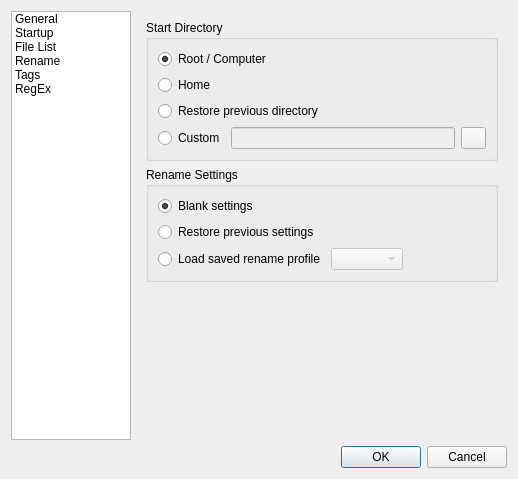
<?xml version="1.0" encoding="UTF-8"?>
<ui version="4.0">
 <class>UIPreferences</class>
 <widget class="QDialog" name="UIPreferences">
  <property name="geometry">
   <rect>
    <x>0</x>
    <y>0</y>
    <width>496</width>
    <height>474</height>
   </rect>
  </property>
  <property name="windowTitle">
   <string>Preferences</string>
  </property>
  <layout class="QVBoxLayout" name="verticalLayout_8">
   <item>
    <layout class="QHBoxLayout" name="m_pqhblPreferences" stretch="0,0">
     <item>
      <widget class="QListWidget" name="m_pqlwPageList">
       <property name="sizePolicy">
        <sizepolicy hsizetype="Fixed" vsizetype="Expanding">
         <horstretch>0</horstretch>
         <verstretch>0</verstretch>
        </sizepolicy>
       </property>
       <property name="minimumSize">
        <size>
         <width>0</width>
         <height>0</height>
        </size>
       </property>
       <property name="maximumSize">
        <size>
         <width>120</width>
         <height>16777215</height>
        </size>
       </property>
       <item>
        <property name="text">
         <string>General</string>
        </property>
       </item>
       <item>
        <property name="text">
         <string>Startup</string>
        </property>
       </item>
       <item>
        <property name="text">
         <string>File List</string>
        </property>
       </item>
       <item>
        <property name="text">
         <string>Rename</string>
        </property>
       </item>
       <item>
        <property name="text">
         <string>Tags</string>
        </property>
       </item>
       <item>
        <property name="text">
         <string>RegEx</string>
        </property>
       </item>
      </widget>
     </item>
     <item>
      <widget class="QStackedWidget" name="m_pqswPageStack">
       <property name="sizePolicy">
        <sizepolicy hsizetype="Expanding" vsizetype="Preferred">
         <horstretch>0</horstretch>
         <verstretch>0</verstretch>
        </sizepolicy>
       </property>
       <property name="currentIndex">
        <number>0</number>
       </property>
       <widget class="QWidget" name="page_1">
        <layout class="QVBoxLayout" name="verticalLayout_7">
         <item>
          <widget class="QGroupBox" name="groupBox_2">
           <property name="sizePolicy">
            <sizepolicy hsizetype="Expanding" vsizetype="Fixed">
             <horstretch>0</horstretch>
             <verstretch>0</verstretch>
            </sizepolicy>
           </property>
           <property name="maximumSize">
            <size>
             <width>16777215</width>
             <height>16777215</height>
            </size>
           </property>
           <property name="title">
            <string>Start Directory</string>
           </property>
           <layout class="QVBoxLayout" name="verticalLayout_2">
            <item>
             <widget class="QRadioButton" name="m_pqrbStartDirectoryRoot">
              <property name="text">
               <string>Root / Computer</string>
              </property>
              <property name="checked">
               <bool>true</bool>
              </property>
             </widget>
            </item>
            <item>
             <widget class="QRadioButton" name="m_pqrbStartDirectoryHome">
              <property name="text">
               <string>Home</string>
              </property>
             </widget>
            </item>
            <item>
             <widget class="QRadioButton" name="m_pqrbStartDirectoryRestore">
              <property name="text">
               <string>Restore previous directory</string>
              </property>
             </widget>
            </item>
            <item>
             <layout class="QHBoxLayout" name="m_pqhblStartDirCustom">
              <item>
               <widget class="QRadioButton" name="m_pqrbStartDirectoryCustom">
                <property name="text">
                 <string>Custom</string>
                </property>
               </widget>
              </item>
              <item>
               <widget class="QLineEdit" name="m_pqleStartDirectory">
                <property name="enabled">
                 <bool>false</bool>
                </property>
               </widget>
              </item>
              <item>
               <widget class="QPushButton" name="m_pqpbStartDirectorySelect">
                <property name="maximumSize">
                 <size>
                  <width>25</width>
                  <height>16777215</height>
                 </size>
                </property>
                <property name="text">
                 <string/>
                </property>
               </widget>
              </item>
             </layout>
            </item>
           </layout>
          </widget>
         </item>
         <item>
          <widget class="QGroupBox" name="groupBox_3">
           <property name="title">
            <string>Rename Settings</string>
           </property>
           <layout class="QVBoxLayout" name="verticalLayout_9">
            <item>
             <widget class="QRadioButton" name="m_pqrbStartSettingsBlank">
              <property name="text">
               <string>Blank settings</string>
              </property>
              <property name="checked">
               <bool>true</bool>
              </property>
             </widget>
            </item>
            <item>
             <widget class="QRadioButton" name="m_pqrbStartSettingsRestoreLast">
              <property name="text">
               <string>Restore previous settings</string>
              </property>
             </widget>
            </item>
            <item>
             <layout class="QHBoxLayout" name="horizontalLayout_3">
              <item>
               <widget class="QRadioButton" name="m_pqrbStartSettingsLoadProfile">
                <property name="text">
                 <string>Load saved rename profile</string>
                </property>
               </widget>
              </item>
              <item>
               <widget class="QComboBox" name="m_pqcobStartSettingsProfileSelector">
                <property name="enabled">
                 <bool>false</bool>
                </property>
               </widget>
              </item>
              <item>
               <spacer name="horizontalSpacer_5">
                <property name="orientation">
                 <enum>Qt::Horizontal</enum>
                </property>
                <property name="sizeHint" stdset="0">
                 <size>
                  <width>40</width>
                  <height>20</height>
                 </size>
                </property>
               </spacer>
              </item>
             </layout>
            </item>
           </layout>
          </widget>
         </item>
         <item>
          <spacer name="verticalSpacer_3">
           <property name="orientation">
            <enum>Qt::Vertical</enum>
           </property>
           <property name="sizeHint" stdset="0">
            <size>
             <width>20</width>
             <height>40</height>
            </size>
           </property>
          </spacer>
         </item>
        </layout>
       </widget>
       <widget class="QWidget" name="page_2">
        <layout class="QVBoxLayout" name="verticalLayout_4">
         <item>
          <widget class="QCheckBox" name="m_pqcbShowSideBar">
           <property name="text">
            <string>Show side-bar (Contains buttons for re-ordering files)</string>
           </property>
          </widget>
         </item>
         <item>
          <widget class="QCheckBox" name="m_pqcbAutoRefreshEnabled">
           <property name="enabled">
            <bool>true</bool>
           </property>
           <property name="text">
            <string>Auto-refresh directory listing when contents change</string>
           </property>
           <property name="checked">
            <bool>false</bool>
           </property>
          </widget>
         </item>
         <item>
          <widget class="QCheckBox" name="m_pqcbSaveSortOrder">
           <property name="text">
            <string>Save sort order between sessions</string>
           </property>
          </widget>
         </item>
         <item>
          <widget class="QCheckBox" name="m_pqcbOpenFileWhenDblClicked">
           <property name="toolTip">
            <string>Rename operations can fail if the file is open in another application.</string>
           </property>
           <property name="text">
            <string>Open file when double-clicked (rename can fail if file is open)</string>
           </property>
          </widget>
         </item>
         <item>
          <layout class="QHBoxLayout" name="horizontalLayout_2">
           <item>
            <layout class="QVBoxLayout" name="verticalLayout_3">
             <item>
              <widget class="QCheckBox" name="m_pqcbNameChangeColourText">
               <property name="text">
                <string>Colour text of rows whose name will change with colour</string>
               </property>
              </widget>
             </item>
             <item>
              <widget class="QCheckBox" name="m_pqcbNameChangeHighlightRow">
               <property name="text">
                <string>Highlight rows whose name will change with colour</string>
               </property>
              </widget>
             </item>
            </layout>
           </item>
           <item>
            <layout class="QVBoxLayout" name="verticalLayout">
             <item>
              <widget class="QPushButton" name="m_pqpbNameChangeTextColour">
               <property name="maximumSize">
                <size>
                 <width>25</width>
                 <height>16777215</height>
                </size>
               </property>
               <property name="text">
                <string/>
               </property>
              </widget>
             </item>
             <item>
              <widget class="QPushButton" name="m_pqpbNameChangeHighlightColour">
               <property name="maximumSize">
                <size>
                 <width>25</width>
                 <height>16777215</height>
                </size>
               </property>
               <property name="text">
                <string/>
               </property>
              </widget>
             </item>
            </layout>
           </item>
           <item>
            <spacer name="horizontalSpacer_3">
             <property name="orientation">
              <enum>Qt::Horizontal</enum>
             </property>
             <property name="sizeHint" stdset="0">
              <size>
               <width>40</width>
               <height>20</height>
              </size>
             </property>
            </spacer>
           </item>
          </layout>
         </item>
         <item>
          <layout class="QHBoxLayout" name="horizontalLayout">
           <item>
            <widget class="QCheckBox" name="m_pqcbUseCustomLineSpacing">
             <property name="text">
              <string>Use line spacing of</string>
             </property>
            </widget>
           </item>
           <item>
            <widget class="QLineEdit" name="m_pqleCustomLineSpacingPxl">
             <property name="enabled">
              <bool>false</bool>
             </property>
             <property name="maximumSize">
              <size>
               <width>40</width>
               <height>16777215</height>
              </size>
             </property>
            </widget>
           </item>
           <item>
            <widget class="QLabel" name="label_5">
             <property name="text">
              <string>pixels</string>
             </property>
            </widget>
           </item>
           <item>
            <spacer name="horizontalSpacer">
             <property name="orientation">
              <enum>Qt::Horizontal</enum>
             </property>
             <property name="sizeHint" stdset="0">
              <size>
               <width>40</width>
               <height>20</height>
              </size>
             </property>
            </spacer>
           </item>
          </layout>
         </item>
         <item>
          <layout class="QHBoxLayout" name="horizontalLayout_4">
           <item>
            <widget class="QCheckBox" name="m_pqcbUseAlternativeFont">
             <property name="text">
              <string>Use alternative font</string>
             </property>
            </widget>
           </item>
           <item>
            <widget class="QPushButton" name="m_pqpbFontSelectButton">
             <property name="enabled">
              <bool>false</bool>
             </property>
             <property name="text">
              <string/>
             </property>
            </widget>
           </item>
           <item>
            <spacer name="horizontalSpacer_2">
             <property name="orientation">
              <enum>Qt::Horizontal</enum>
             </property>
             <property name="sizeHint" stdset="0">
              <size>
               <width>40</width>
               <height>20</height>
              </size>
             </property>
            </spacer>
           </item>
          </layout>
         </item>
         <item>
          <spacer name="verticalSpacer_2">
           <property name="orientation">
            <enum>Qt::Vertical</enum>
           </property>
           <property name="sizeHint" stdset="0">
            <size>
             <width>20</width>
             <height>40</height>
            </size>
           </property>
          </spacer>
         </item>
        </layout>
       </widget>
       <widget class="QWidget" name="page_3">
        <layout class="QVBoxLayout" name="verticalLayout_5">
         <item>
          <widget class="QCheckBox" name="m_pqcbShowConfirmBeforeRename">
           <property name="enabled">
            <bool>true</bool>
           </property>
           <property name="text">
            <string>Show confirmation message before rename</string>
           </property>
           <property name="checked">
            <bool>false</bool>
           </property>
          </widget>
         </item>
         <item>
          <widget class="QCheckBox" name="m_pqcbDeactivateSettingsAfterRename">
           <property name="enabled">
            <bool>true</bool>
           </property>
           <property name="text">
            <string>Deactivate rename settings after rename</string>
           </property>
           <property name="checked">
            <bool>false</bool>
           </property>
          </widget>
         </item>
         <item>
          <widget class="QCheckBox" name="m_pqcbReSortFileListAfterRename">
           <property name="text">
            <string>Re-sort file list after rename</string>
           </property>
          </widget>
         </item>
         <item>
          <widget class="QCheckBox" name="m_pqcbSaveActiveTabWithRename">
           <property name="text">
            <string>Save and restore active tab with saved renames</string>
           </property>
          </widget>
         </item>
         <item>
          <widget class="QCheckBox" name="m_pqcbSaveCaseSensitivityWithRename">
           <property name="text">
            <string>Save and restore case sensitivity with saved renames</string>
           </property>
          </widget>
         </item>
         <item>
          <spacer name="m_pqsiInvCharTableSpacer">
           <property name="orientation">
            <enum>Qt::Vertical</enum>
           </property>
           <property name="sizeType">
            <enum>QSizePolicy::Fixed</enum>
           </property>
           <property name="sizeHint" stdset="0">
            <size>
             <width>20</width>
             <height>20</height>
            </size>
           </property>
          </spacer>
         </item>
         <item>
          <widget class="QGroupBox" name="groupBox">
           <property name="title">
            <string>Enter a character or string to replace invalid characters</string>
           </property>
           <layout class="QVBoxLayout" name="verticalLayout_6">
            <item>
             <widget class="QTableWidget" name="m_pqtwInvalidCharacterTable">
              <property name="sizePolicy">
               <sizepolicy hsizetype="Expanding" vsizetype="Fixed">
                <horstretch>0</horstretch>
                <verstretch>0</verstretch>
               </sizepolicy>
              </property>
              <property name="sizeAdjustPolicy">
               <enum>QAbstractScrollArea::AdjustIgnored</enum>
              </property>
              <property name="wordWrap">
               <bool>false</bool>
              </property>
              <attribute name="horizontalHeaderVisible">
               <bool>false</bool>
              </attribute>
              <attribute name="horizontalHeaderMinimumSectionSize">
               <number>0</number>
              </attribute>
              <attribute name="horizontalHeaderHighlightSections">
               <bool>false</bool>
              </attribute>
              <attribute name="verticalHeaderVisible">
               <bool>false</bool>
              </attribute>
              <attribute name="verticalHeaderCascadingSectionResizes">
               <bool>false</bool>
              </attribute>
              <attribute name="verticalHeaderMinimumSectionSize">
               <number>0</number>
              </attribute>
              <attribute name="verticalHeaderHighlightSections">
               <bool>false</bool>
              </attribute>
              <attribute name="verticalHeaderStretchLastSection">
               <bool>false</bool>
              </attribute>
              <column>
               <property name="text">
                <string>Invalid Character</string>
               </property>
               <property name="textAlignment">
                <set>AlignCenter</set>
               </property>
              </column>
              <column>
               <property name="text">
                <string>Replacement</string>
               </property>
               <property name="textAlignment">
                <set>AlignCenter</set>
               </property>
              </column>
             </widget>
            </item>
            <item>
             <layout class="QHBoxLayout" name="m_pqhblCharSubButtonLayout">
              <item>
               <widget class="QLabel" name="m_pqlblInvalidCharTableExplanation">
                <property name="text">
                 <string>&lt;a href=&quot;https://www.inviska.com/rename/instructions/index.shtml#InvalidCharSub&quot;&gt;Explanation Here&lt;/a&gt;</string>
                </property>
                <property name="openExternalLinks">
                 <bool>true</bool>
                </property>
               </widget>
              </item>
              <item>
               <spacer name="horizontalSpacer_4">
                <property name="orientation">
                 <enum>Qt::Horizontal</enum>
                </property>
                <property name="sizeHint" stdset="0">
                 <size>
                  <width>40</width>
                  <height>20</height>
                 </size>
                </property>
               </spacer>
              </item>
              <item>
               <widget class="QPushButton" name="m_pqpbCharSubRestoreDefaults">
                <property name="sizePolicy">
                 <sizepolicy hsizetype="Fixed" vsizetype="Fixed">
                  <horstretch>0</horstretch>
                  <verstretch>0</verstretch>
                 </sizepolicy>
                </property>
                <property name="text">
                 <string>&amp;Restore Defaults</string>
                </property>
               </widget>
              </item>
              <item>
               <widget class="QPushButton" name="m_pqpbCharSubSetDefaultsWin">
                <property name="sizePolicy">
                 <sizepolicy hsizetype="Fixed" vsizetype="Fixed">
                  <horstretch>0</horstretch>
                  <verstretch>0</verstretch>
                 </sizepolicy>
                </property>
                <property name="text">
                 <string>&amp;Set Windows Defaults</string>
                </property>
               </widget>
              </item>
             </layout>
            </item>
           </layout>
          </widget>
         </item>
        </layout>
       </widget>
       <widget class="QWidget" name="page">
        <layout class="QVBoxLayout" name="verticalLayout_13">
         <item>
          <widget class="QCheckBox" name="m_pqcbTagsLoadAllExif">
           <property name="text">
            <string>Load all Exif tags (Not recommended unless needed)</string>
           </property>
          </widget>
         </item>
         <item>
          <spacer name="verticalSpacer_5">
           <property name="orientation">
            <enum>Qt::Vertical</enum>
           </property>
           <property name="sizeType">
            <enum>QSizePolicy::Fixed</enum>
           </property>
           <property name="sizeHint" stdset="0">
            <size>
             <width>20</width>
             <height>10</height>
            </size>
           </property>
          </spacer>
         </item>
         <item>
          <layout class="QHBoxLayout" name="horizontalLayout_7">
           <item>
            <widget class="QGroupBox" name="groupBox_4">
             <property name="sizePolicy">
              <sizepolicy hsizetype="Preferred" vsizetype="Preferred">
               <horstretch>0</horstretch>
               <verstretch>0</verstretch>
              </sizepolicy>
             </property>
             <property name="title">
              <string>Tag Separator Characters</string>
             </property>
             <layout class="QVBoxLayout" name="verticalLayout_12">
              <item>
               <layout class="QHBoxLayout" name="horizontalLayout_5">
                <item>
                 <layout class="QVBoxLayout" name="verticalLayout_11">
                  <item>
                   <widget class="QLabel" name="label_3">
                    <property name="text">
                     <string>Date separator</string>
                    </property>
                   </widget>
                  </item>
                  <item>
                   <widget class="QLabel" name="label">
                    <property name="text">
                     <string>Time separator</string>
                    </property>
                   </widget>
                  </item>
                  <item>
                   <widget class="QLabel" name="label_2">
                    <property name="text">
                     <string>Fraction character</string>
                    </property>
                   </widget>
                  </item>
                 </layout>
                </item>
                <item>
                 <layout class="QVBoxLayout" name="verticalLayout_10">
                  <property name="spacing">
                   <number>6</number>
                  </property>
                  <item>
                   <widget class="QLineEdit" name="m_pqleTagsSeparatorDate">
                    <property name="sizePolicy">
                     <sizepolicy hsizetype="Minimum" vsizetype="Fixed">
                      <horstretch>0</horstretch>
                      <verstretch>0</verstretch>
                     </sizepolicy>
                    </property>
                    <property name="maximumSize">
                     <size>
                      <width>30</width>
                      <height>16777215</height>
                     </size>
                    </property>
                    <property name="maxLength">
                     <number>1</number>
                    </property>
                    <property name="alignment">
                     <set>Qt::AlignCenter</set>
                    </property>
                   </widget>
                  </item>
                  <item>
                   <widget class="QLineEdit" name="m_pqleTagsSeparatorTime">
                    <property name="sizePolicy">
                     <sizepolicy hsizetype="Minimum" vsizetype="Fixed">
                      <horstretch>0</horstretch>
                      <verstretch>0</verstretch>
                     </sizepolicy>
                    </property>
                    <property name="maximumSize">
                     <size>
                      <width>30</width>
                      <height>16777215</height>
                     </size>
                    </property>
                    <property name="maxLength">
                     <number>1</number>
                    </property>
                    <property name="alignment">
                     <set>Qt::AlignCenter</set>
                    </property>
                   </widget>
                  </item>
                  <item>
                   <widget class="QLineEdit" name="m_pqleTagsSeparatorFraction">
                    <property name="sizePolicy">
                     <sizepolicy hsizetype="Minimum" vsizetype="Fixed">
                      <horstretch>0</horstretch>
                      <verstretch>0</verstretch>
                     </sizepolicy>
                    </property>
                    <property name="maximumSize">
                     <size>
                      <width>30</width>
                      <height>16777215</height>
                     </size>
                    </property>
                    <property name="maxLength">
                     <number>1</number>
                    </property>
                    <property name="alignment">
                     <set>Qt::AlignCenter</set>
                    </property>
                   </widget>
                  </item>
                 </layout>
                </item>
               </layout>
              </item>
              <item>
               <layout class="QHBoxLayout" name="horizontalLayout_6">
                <item>
                 <widget class="QPushButton" name="m_pqpbTagSeparatorsRestoreDefaults">
                  <property name="sizePolicy">
                   <sizepolicy hsizetype="Fixed" vsizetype="Fixed">
                    <horstretch>0</horstretch>
                    <verstretch>0</verstretch>
                   </sizepolicy>
                  </property>
                  <property name="text">
                   <string>Restore Defaults</string>
                  </property>
                 </widget>
                </item>
                <item>
                 <spacer name="horizontalSpacer_7">
                  <property name="orientation">
                   <enum>Qt::Horizontal</enum>
                  </property>
                  <property name="sizeHint" stdset="0">
                   <size>
                    <width>40</width>
                    <height>20</height>
                   </size>
                  </property>
                 </spacer>
                </item>
               </layout>
              </item>
             </layout>
            </widget>
           </item>
           <item>
            <spacer name="horizontalSpacer_8">
             <property name="orientation">
              <enum>Qt::Horizontal</enum>
             </property>
             <property name="sizeHint" stdset="0">
              <size>
               <width>40</width>
               <height>20</height>
              </size>
             </property>
            </spacer>
           </item>
          </layout>
         </item>
         <item>
          <spacer name="verticalSpacer_4">
           <property name="orientation">
            <enum>Qt::Vertical</enum>
           </property>
           <property name="sizeHint" stdset="0">
            <size>
             <width>20</width>
             <height>209</height>
            </size>
           </property>
          </spacer>
         </item>
        </layout>
       </widget>
       <widget class="QWidget" name="page_4">
        <layout class="QVBoxLayout" name="verticalLayout_14">
         <item>
          <widget class="QCheckBox" name="m_pqcbRegExName1">
           <property name="text">
            <string>Show RegEx Name 1 tab</string>
           </property>
          </widget>
         </item>
         <item>
          <widget class="QCheckBox" name="m_pqcbRegExName2">
           <property name="text">
            <string>Show RegEx Name 2 tab</string>
           </property>
          </widget>
         </item>
         <item>
          <widget class="QCheckBox" name="m_pqcbRegExName3">
           <property name="text">
            <string>Show RegEx Name 3 tab</string>
           </property>
          </widget>
         </item>
         <item>
          <widget class="QCheckBox" name="m_pqcbRegExExten">
           <property name="text">
            <string>Show RegEx Extension tab</string>
           </property>
          </widget>
         </item>
         <item>
          <spacer name="verticalSpacer_6">
           <property name="orientation">
            <enum>Qt::Vertical</enum>
           </property>
           <property name="sizeHint" stdset="0">
            <size>
             <width>20</width>
             <height>302</height>
            </size>
           </property>
          </spacer>
         </item>
        </layout>
       </widget>
      </widget>
     </item>
    </layout>
   </item>
   <item>
    <widget class="QDialogButtonBox" name="buttonBox">
     <property name="sizePolicy">
      <sizepolicy hsizetype="Expanding" vsizetype="Expanding">
       <horstretch>0</horstretch>
       <verstretch>0</verstretch>
      </sizepolicy>
     </property>
     <property name="orientation">
      <enum>Qt::Horizontal</enum>
     </property>
     <property name="standardButtons">
      <set>QDialogButtonBox::Cancel|QDialogButtonBox::Ok</set>
     </property>
    </widget>
   </item>
  </layout>
 </widget>
 <resources/>
 <connections>
  <connection>
   <sender>buttonBox</sender>
   <signal>accepted()</signal>
   <receiver>UIPreferences</receiver>
   <slot>accept()</slot>
   <hints>
    <hint type="sourcelabel">
     <x>336</x>
     <y>464</y>
    </hint>
    <hint type="destinationlabel">
     <x>157</x>
     <y>274</y>
    </hint>
   </hints>
  </connection>
  <connection>
   <sender>buttonBox</sender>
   <signal>rejected()</signal>
   <receiver>UIPreferences</receiver>
   <slot>reject()</slot>
   <hints>
    <hint type="sourcelabel">
     <x>404</x>
     <y>464</y>
    </hint>
    <hint type="destinationlabel">
     <x>286</x>
     <y>274</y>
    </hint>
   </hints>
  </connection>
  <connection>
   <sender>m_pqlwPageList</sender>
   <signal>currentRowChanged(int)</signal>
   <receiver>m_pqswPageStack</receiver>
   <slot>setCurrentIndex(int)</slot>
   <hints>
    <hint type="sourcelabel">
     <x>91</x>
     <y>74</y>
    </hint>
    <hint type="destinationlabel">
     <x>184</x>
     <y>14</y>
    </hint>
   </hints>
  </connection>
  <connection>
   <sender>m_pqcbUseCustomLineSpacing</sender>
   <signal>toggled(bool)</signal>
   <receiver>m_pqleCustomLineSpacingPxl</receiver>
   <slot>setEnabled(bool)</slot>
   <hints>
    <hint type="sourcelabel">
     <x>235</x>
     <y>39</y>
    </hint>
    <hint type="destinationlabel">
     <x>175</x>
     <y>39</y>
    </hint>
   </hints>
  </connection>
  <connection>
   <sender>m_pqcbUseCustomLineSpacing</sender>
   <signal>toggled(bool)</signal>
   <receiver>m_pqleCustomLineSpacingPxl</receiver>
   <slot>setFocus()</slot>
   <hints>
    <hint type="sourcelabel">
     <x>235</x>
     <y>39</y>
    </hint>
    <hint type="destinationlabel">
     <x>175</x>
     <y>39</y>
    </hint>
   </hints>
  </connection>
  <connection>
   <sender>m_pqcbUseAlternativeFont</sender>
   <signal>toggled(bool)</signal>
   <receiver>m_pqpbFontSelectButton</receiver>
   <slot>setEnabled(bool)</slot>
   <hints>
    <hint type="sourcelabel">
     <x>235</x>
     <y>39</y>
    </hint>
    <hint type="destinationlabel">
     <x>235</x>
     <y>39</y>
    </hint>
   </hints>
  </connection>
  <connection>
   <sender>m_pqrbStartDirectoryCustom</sender>
   <signal>toggled(bool)</signal>
   <receiver>m_pqleStartDirectory</receiver>
   <slot>setEnabled(bool)</slot>
   <hints>
    <hint type="sourcelabel">
     <x>192</x>
     <y>124</y>
    </hint>
    <hint type="destinationlabel">
     <x>242</x>
     <y>123</y>
    </hint>
   </hints>
  </connection>
  <connection>
   <sender>m_pqrbStartSettingsLoadProfile</sender>
   <signal>toggled(bool)</signal>
   <receiver>m_pqcobStartSettingsProfileSelector</receiver>
   <slot>setEnabled(bool)</slot>
   <hints>
    <hint type="sourcelabel">
     <x>205</x>
     <y>234</y>
    </hint>
    <hint type="destinationlabel">
     <x>338</x>
     <y>231</y>
    </hint>
   </hints>
  </connection>
 </connections>
</ui>
